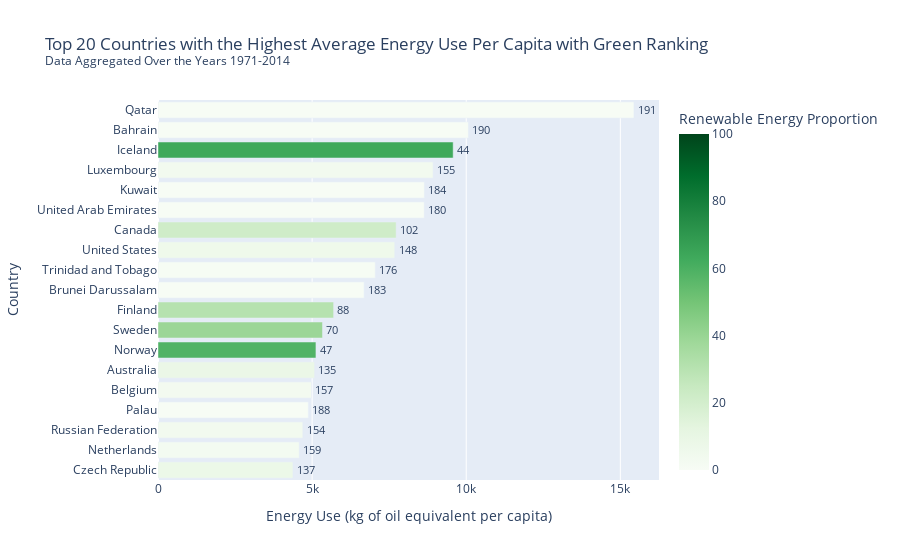

Notebook cell for this chart:
### Markdown cell above
#### Bar plot for the Top 20 average energy consumers with ranking

### Code cell
df = energyUse_Top20
df['RENEW_Prop'] = df['Energy_Use'] * df['Energy_Use_RNEW']/100
fig = px.bar(df.sort_values(by='Energy_Use'), x=['Energy_Use'], y='Country_Name', text='Green_Rank', orientation='h',
            title="Top 20 Countries with the Highest Average Energy Use Per Capita with Green Ranking <br><sup>Data Aggregated Over the Years 1971-2014 </sup>",
            color='Energy_Use_RNEW', color_continuous_scale='greens', range_color=[0, 100],
             labels={'Country_Name': 'Country',
                    'Energy_Use_RNEW': 'Renewable Energy Proportion',
                    'value': 'Energy Use (kg of oil equivalent per capita)'}
            )

fig.update_traces(textfont_size=12, textangle=0, textposition="outside", cliponaxis=False)
fig.show()

# Save image
fig.write_image("energyUsePerCapita_Top20_GreenRanking.png", engine='kaleido', scale=1, width=800, height=600)

### Figure 1 — Plotly figure (JSON) as saved in the notebook; plotly's stock layout.template omitted (floating-point values rounded to 4 significant figures)
{"data": [{"alignmentgroup": "True", "cliponaxis": false, "hovertemplate": "Energy Use (kg of oil equivalent per capita)=%{x}<br>Country=%{y}<br>Green_Rank=%{text}<br>Renewable Energy Proportion=%{marker.color}<extra></extra>", "legendgroup": "", "marker": {"color": [7.795, 2.587, 3.597, 0.0006957, 3.01, 8.042, 58.59, 39.0, 30.71, 0.05471, 0.7586, 5.896, 21.87, 0.09446, 0.0391, 3.516, 63.35, 0, 0], "coloraxis": "coloraxis", "pattern": {"shape": ""}}, "name": "", "offsetgroup": "", "orientation": "h", "showlegend": false, "text": [137, 159, 154, 188, 157, 135, 47, 70, 88, 183, 176, 148, 102, 180, 184, 155, 44, 190, 191], "textangle": 0, "textfont": {"size": 12}, "textposition": "outside", "type": "bar", "x": [4378.0, 4583.0, 4700.0, 4877.0, 4979.0, 5080.0, 5124.0, 5336.0, 5697.0, 6688.0, 7050.0, 7681.0, 7727.0, 8639.0, 8643.0, 8924.0, 9577.0, 10070.0, 15440.0], "xaxis": "x", "y": ["Czech Republic", "Netherlands", "Russian Federation", "Palau", "Belgium", "Australia", "Norway", "Sweden", "Finland", "Brunei Darussalam", "Trinidad and Tobago", "United States", "Canada", "United Arab Emirates", "Kuwait", "Luxembourg", "Iceland", "Bahrain", "Qatar"], "yaxis": "y"}], "layout": {"barmode": "relative", "coloraxis": {"cmax": 100, "cmin": 0, "colorbar": {"title": {"text": "Renewable Energy Proportion"}}, "colorscale": [[0, "rgb(247,252,245)"], [0.125, "rgb(229,245,224)"], [0.25, "rgb(199,233,192)"], [0.375, "rgb(161,217,155)"], [0.5, "rgb(116,196,118)"], [0.625, "rgb(65,171,93)"], [0.75, "rgb(35,139,69)"], [0.875, "rgb(0,109,44)"], [1, "rgb(0,68,27)"]]}, "legend": {"tracegroupgap": 0}, "title": {"text": "Top 20 Countries with the Highest Average Energy Use Per Capita with Green Ranking <br><sup>Data Aggregated Over the Years 1971-2014 </sup>"}, "xaxis": {"anchor": "y", "domain": [0, 1], "title": {"text": "Energy Use (kg of oil equivalent per capita)"}}, "yaxis": {"anchor": "x", "domain": [0, 1], "title": {"text": "Country"}}}}
